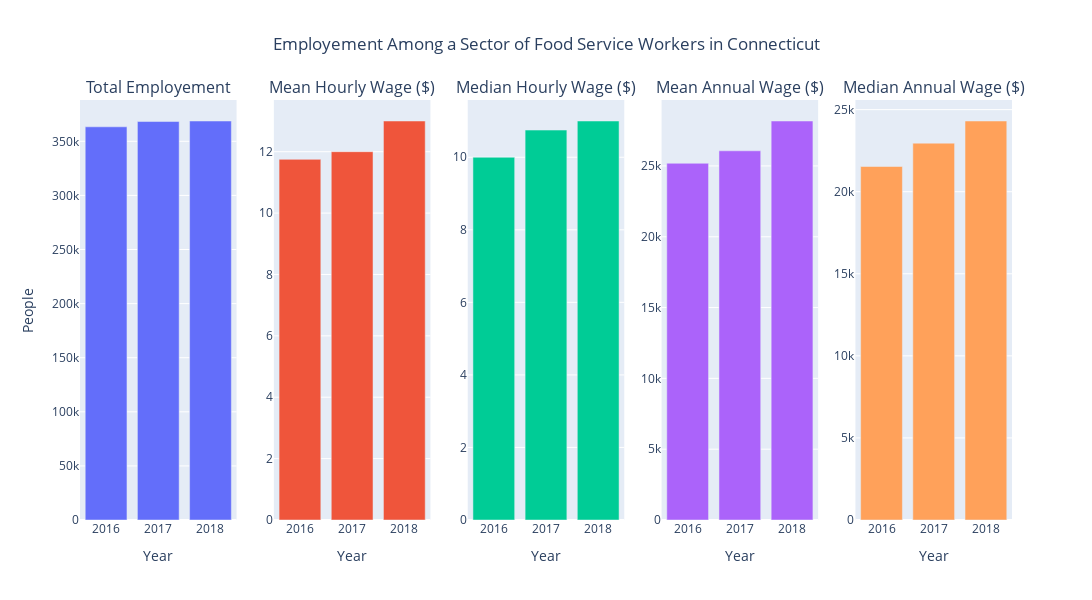

The cell this chart's notebook holds for it:
### Code cell
from plotly.subplots import make_subplots
import plotly.graph_objects as go
fig = make_subplots(rows=1, cols=5, subplot_titles = ['Total Employement','Mean Hourly Wage ($)', 'Median Hourly Wage ($)', 'Mean Annual Wage ($)', "Median Annual Wage ($)"])
fig.add_trace(go.Bar(x=df5["Years"],y=df5["tot_emp"]), row=1, col=1)
fig.add_trace(go.Bar(x=df5["Years"],y=df5["h_mean"]), row=1, col=2)
fig.add_trace(go.Bar(x=df5["Years"],y=df5["h_median"]), row=1, col=3)
fig.add_trace(go.Bar(x=df5["Years"],y=df5["a_mean"]), row=1, col=4)
fig.add_trace(go.Bar(x=df5["Years"],y=df5["a_median"]), row=1, col=5)
fig.update_layout(xaxis_title='Year', xaxis2_title='Year', xaxis3_title='Year', xaxis4_title='Year', xaxis5_title='Year', yaxis1_title='People')
fig.update_layout(height=600, width=1150, title_text="Employement Among a Sector of Food Service Workers in Connecticut", title_x=0.5, showlegend=False)
fig.show()

### Figure 1 — Plotly figure (JSON) as saved in the notebook; plotly's stock layout.template omitted (floating-point values rounded to 4 significant figures)
{"data": [{"type": "bar", "x": ["2016", "2017", "2018"], "xaxis": "x", "y": [363400, 368280, 368770], "yaxis": "y"}, {"type": "bar", "x": ["2016", "2017", "2018"], "xaxis": "x2", "y": [11.75, 12, 13], "yaxis": "y2"}, {"type": "bar", "x": ["2016", "2017", "2018"], "xaxis": "x3", "y": [10, 10.75, 11], "yaxis": "y3"}, {"type": "bar", "x": ["2016", "2017", "2018"], "xaxis": "x4", "y": [25190.0, 26070.0, 28170.0], "yaxis": "y4"}, {"type": "bar", "x": ["2016", "2017", "2018"], "xaxis": "x5", "y": [21535, 22960.0, 24310.0], "yaxis": "y5"}], "layout": {"annotations": [{"font": {"size": 16}, "showarrow": false, "text": "Total Employement", "x": 0.084, "xanchor": "center", "xref": "paper", "y": 1, "yanchor": "bottom", "yref": "paper"}, {"font": {"size": 16}, "showarrow": false, "text": "Mean Hourly Wage ($)", "x": 0.292, "xanchor": "center", "xref": "paper", "y": 1, "yanchor": "bottom", "yref": "paper"}, {"font": {"size": 16}, "showarrow": false, "text": "Median Hourly Wage ($)", "x": 0.5, "xanchor": "center", "xref": "paper", "y": 1, "yanchor": "bottom", "yref": "paper"}, {"font": {"size": 16}, "showarrow": false, "text": "Mean Annual Wage ($)", "x": 0.708, "xanchor": "center", "xref": "paper", "y": 1, "yanchor": "bottom", "yref": "paper"}, {"font": {"size": 16}, "showarrow": false, "text": "Median Annual Wage ($)", "x": 0.916, "xanchor": "center", "xref": "paper", "y": 1, "yanchor": "bottom", "yref": "paper"}], "height": 600, "showlegend": false, "title": {"text": "Employement Among a Sector of Food Service Workers in Connecticut", "x": 0.5}, "width": 1150, "xaxis": {"anchor": "y", "domain": [0, 0.168], "title": {"text": "Year"}}, "xaxis2": {"anchor": "y2", "domain": [0.208, 0.376], "title": {"text": "Year"}}, "xaxis3": {"anchor": "y3", "domain": [0.416, 0.584], "title": {"text": "Year"}}, "xaxis4": {"anchor": "y4", "domain": [0.624, 0.792], "title": {"text": "Year"}}, "xaxis5": {"anchor": "y5", "domain": [0.832, 1], "title": {"text": "Year"}}, "yaxis": {"anchor": "x", "domain": [0, 1], "title": {"text": "People"}}, "yaxis2": {"anchor": "x2", "domain": [0, 1]}, "yaxis3": {"anchor": "x3", "domain": [0, 1]}, "yaxis4": {"anchor": "x4", "domain": [0, 1]}, "yaxis5": {"anchor": "x5", "domain": [0, 1]}}}
